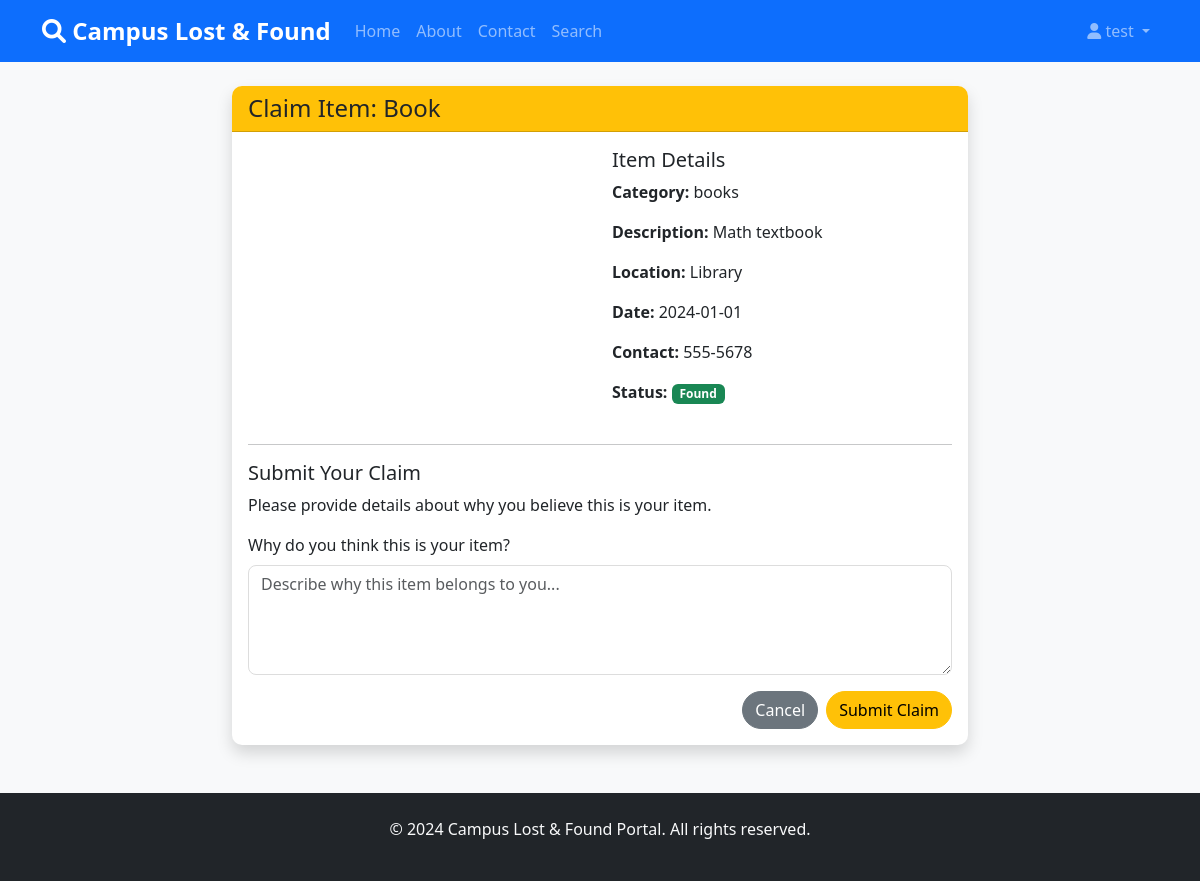
Page /claim/found/1 (signed in) on the committed database.
### models/models.py (models this page shows, shortened)
class User(UserMixin, db.Model):
    id = db.Column(db.Integer, primary_key=True)
    username = db.Column(db.String(64), unique=True, nullable=False)
    email = db.Column(db.String(120), unique=True, nullable=False)
    password_hash = db.Column(db.String(128), nullable=False)
    is_admin = db.Column(db.Boolean, default=False)
    created_at = db.Column(db.DateTime, default=datetime.utcnow)
    lost_items = db.relationship('LostItem', backref='user', lazy=True)
    found_items = db.relationship('FoundItem', backref='user', lazy=True)
    claims = db.relationship('Claim', backref='user', lazy=True)

class FoundItem(db.Model):
    id = db.Column(db.Integer, primary_key=True)
    item_name = db.Column(db.String(100), nullable=False)
    category = db.Column(db.String(50), nullable=False)
    description = db.Column(db.Text, nullable=False)
    date_found = db.Column(db.Date, nullable=False)
    location_found = db.Column(db.String(100), nullable=False)
    contact_details = db.Column(db.String(200), nullable=False)
    image_path = db.Column(db.String(200))
    status = db.Column(db.String(20), default='found')  # found, claimed, returned
    user_id = db.Column(db.Integer, db.ForeignKey('user.id'), nullable=False)
    created_at = db.Column(db.DateTime, default=datetime.utcnow)
    claims = db.relationship('Claim', foreign_keys='Claim.found_item_id', backref='found_item', lazy=True)

### routes/main.py (the view, shortened to what this page needs)
@main.route('/claim/<item_type>/<int:item_id>', methods=['GET', 'POST'])
@login_required
def claim_item(item_type, item_id):
    form = ClaimForm()
    if item_type == 'lost':
        item = LostItem.query.get_or_404(item_id)
    elif item_type == 'found':
        item = FoundItem.query.get_or_404(item_id)
    else:
        flash('Invalid item type', 'danger')
        return redirect(url_for('main.search'))
    return render_template('claim.html', title='Claim Item', form=form, item=item, item_type=item_type)

### routes/main.py
class ClaimForm(FlaskForm):
    claim_description = TextAreaField('Why do you think this is your item?', validators=[DataRequired()])
    submit = SubmitField('Submit Claim')

### app.py (called while the page is built)
def create_app():
    app = Flask(__name__)
    app.config.from_object(Config)
    db.init_app(app)
    login_manager = LoginManager()
    login_manager.login_view = 'auth.login'
    login_manager.init_app(app)
    @login_manager.user_loader
    def load_user(user_id):
        from models.models import User
        return User.query.get(int(user_id))
    app.register_blueprint(auth)
    app.register_blueprint(main)
    app.register_blueprint(admin, url_prefix='/admin')
    os.makedirs(os.path.join(app.static_folder, 'uploads'), exist_ok=True)
    with app.app_context():
        if not app.config.get('TESTING'):
            db.create_all()
        else:
            db.create_all()
    return app

### templates/claim.html (shortened to what this page needs)
{% extends "base.html" %}
{% block content %}
<div class="row justify-content-center">
    <div class="col-lg-8">
        <div class="card shadow">
            <div class="card-header bg-warning text-dark">
                <h4 class="mb-0">Claim Item: {{ item.item_name }}</h4>
            </div>
            <div class="card-body">
                <div class="row mb-4">
                    <div class="col-md-6">
                    </div>
                    <div class="col-md-6">
                        <h5>Item Details</h5>
                        <p><strong>Category:</strong> {{ item.category }}</p>
                        <p><strong>Description:</strong> {{ item.description }}</p>
                        <p><strong>Location:</strong> {{ item.location_lost if item_type == 'lost' else item.location_found }}</p>
                        <p><strong>Date:</strong> {{ item.date_lost if item_type == 'lost' else item.date_found }}</p>
                        <p><strong>Contact:</strong> {{ item.contact_details }}</p>
                        <p><strong>Status:</strong> <span class="badge bg-{{ 'danger' if item_type == 'lost' else 'success' }}">{{ item_type.title() }}</span></p>
                    </div>
                </div>
                <hr>
                <h5>Submit Your Claim</h5>
                <p>Please provide details about why you believe this is your item.</p>
                <form method="POST">
                    <div class="mb-3">
                        {{ form.claim_description.label(class="form-label") }}
                        {{ form.claim_description(class="form-control", rows=4, placeholder="Describe why this item belongs to you...") }}
                    </div>
                    <div class="d-grid gap-2 d-md-flex justify-content-md-end">
                        <a href="{{ url_for('main.search') }}" class="btn btn-secondary">Cancel</a>
                        {{ form.submit(class="btn btn-warning") }}
                    </div>
                </form>
            </div>
        </div>
    </div>
</div>
{% endblock %}

### templates/base.html (shortened to what this page needs)
<!DOCTYPE html>
<html lang="en">
<head>
    <link href="https://cdn.jsdelivr.net/npm/bootstrap@5.3.0/dist/css/bootstrap.min.css" rel="stylesheet">
    <link href="https://cdnjs.cloudflare.com/ajax/libs/font-awesome/6.0.0/css/all.min.css" rel="stylesheet">
    <link href="{{ url_for('static', filename='css/style.css') }}" rel="stylesheet">
</head>
<body>
    <nav class="navbar navbar-expand-lg navbar-dark bg-primary">
        <div class="container">
            <a class="navbar-brand" href="{{ url_for('main.home') }}">
                <i class="fas fa-search"></i> Campus Lost & Found
            </a>
            <div class="collapse navbar-collapse" id="navbarNav">
                <ul class="navbar-nav me-auto">
                    <li class="nav-item">
                        <a class="nav-link" href="{{ url_for('main.home') }}">Home</a>
                    </li>
                    <li class="nav-item">
                        <a class="nav-link" href="{{ url_for('main.about') }}">About</a>
                    </li>
                    <li class="nav-item">
                        <a class="nav-link" href="{{ url_for('main.contact') }}">Contact</a>
                    </li>
                    {% if current_user.is_authenticated %}
                    <li class="nav-item">
                        <a class="nav-link" href="{{ url_for('main.search') }}">Search</a>
                    </li>
                    {% endif %}
                </ul>
                <ul class="navbar-nav">
                    {% if current_user.is_authenticated %}
                    <li class="nav-item dropdown">
                        <a class="nav-link dropdown-toggle" href="#" id="navbarDropdown" role="button" data-bs-toggle="dropdown">
                            <i class="fas fa-user"></i> {{ current_user.username }}
                        </a>
                    </li>
                    {% endif %}
                </ul>
            </div>
        </div>
    </nav>
    <main class="container mt-4">
        {% block content %}{% endblock %}
    </main>
    <footer class="bg-dark text-light mt-5 py-4">
        <div class="container text-center">
            <p>&copy; 2024 Campus Lost & Found Portal. All rights reserved.</p>
        </div>
    </footer>
</body>
</html>

### static/css/style.css (style rules this page uses)
body { font-family: 'Segoe UI', Tahoma, Geneva, Verdana, sans-serif; background-color: #f8f9fa; }
.navbar-brand { font-weight: bold; font-size: 1.5rem; }
.card { border: none; border-radius: 10px; box-shadow: 0 2px 10px rgba(0,0,0,0.1); }
.card-header { border-radius: 10px 10px 0 0 !important; font-weight: bold; }
.btn { border-radius: 25px; font-weight: 500; transition: all 0.3s ease; }
.form-control { border-radius: 8px; border: 1px solid #ddd; }
.badge { font-size: 0.75em; }

### rows in the picture
User: username "test"
FoundItem: item_name "Book", category "books", description "Math textbook", location_found "Library", date_found "2024-01-01", contact_details "555-5678", title "Found"
